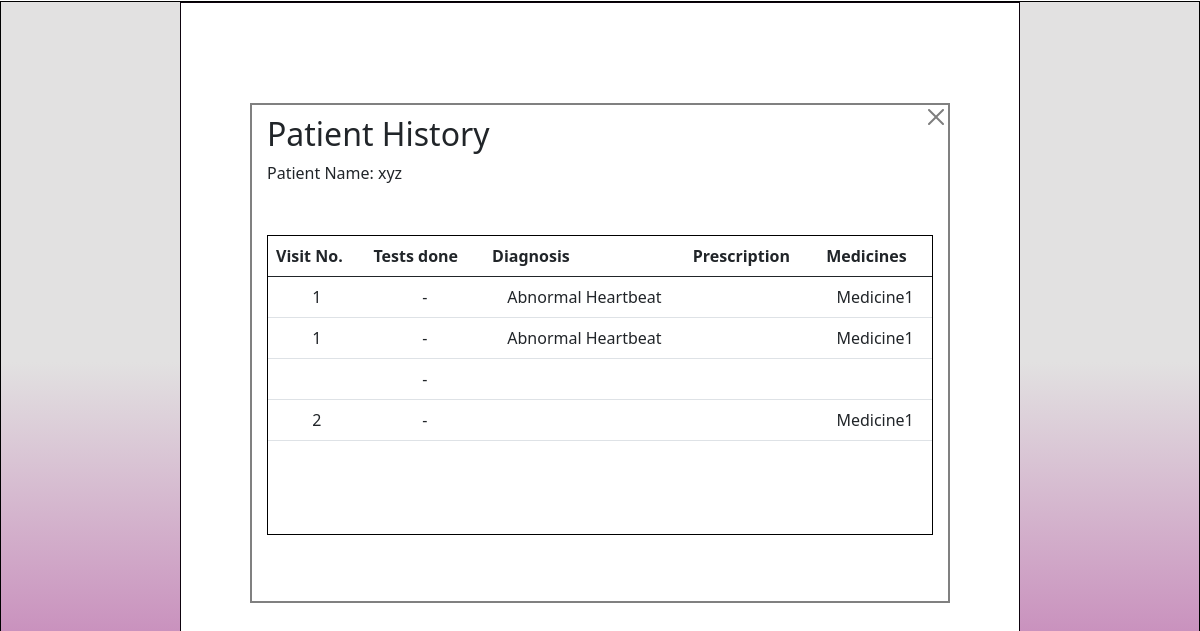
Screenshot of /view-history/3 with the database file from the repository.
### application/models.py (models this page shows)
class User(db.Model):
  id = db.Column(db.Integer, primary_key = True)
  username = db.Column(db.String(), unique = True, nullable = False)
  name = db.Column(db.String(), nullable = False)
  email = db.Column(db.String(), unique = True, nullable = False)
  password = db.Column(db.String(), nullable = False)
  gender = db.Column(db.String(), default="Not Defined")
  type = db.Column(db.String(), default="Patient")
  requests=db.relationship("Request", backref="user")

class History(db.Model):
  id = db.Column(db.Integer, primary_key=True)
  visitnum = db.Column(db.Integer(), default="-")
  testDone = db.Column(db.String(), default="-")
  diagnosis = db.Column(db.String(), default="-")
  medicine = db.Column(db.String(), default="-")
  prescription = db.Column(db.Text(), default="-")
  user_id = db.Column(db.Integer(), nullable=False)

### application/controllers.py (the view)
@app.route("/view-history/<int:user_id>")
def viewHistory(user_id):
  this_user = User.query.filter_by(id=user_id).first()
  user_his = History.query.filter_by(user_id=user_id).all()
  return render_template("/patient-history.html", user_his=user_his, this_user=this_user)

### Templates/patient-history.html (shortened to what this page needs)
<!DOCTYPE html>
<html lang="en">
<head>
  <link rel="stylesheet" href="/static/style.css">
  <link href="https://cdn.jsdelivr.net/npm/bootstrap@5.0.2/dist/css/bootstrap.min.css" rel="stylesheet">
</head>
<body>
  <div id="main">
    <div id="canvas">
      <div id="patient-history">
        <button type="button" class="btn-close" aria-label="Close" onclick="window.history.back()"></button>
        <div id="border">
          <h2>Patient History</h2>
        Patient Name: {{this_user.name}}
        </div>
        <div id="data">
          <table class="table">
            <thead>
              <tr>
                <th scope="col">Visit No.</th>
                <th scope="col">Tests done</th>
                <th scope="col">Diagnosis</th>
                <th scope="col">Prescription</th>
                <th scope="col">Medicines</th>
              </tr>
            </thead>
            <tbody>
              {% for history in user_his %}
              <tr>
                <td>{{history.visitnum}}</td>
                <td>{{history.testDone}}</td>
                <td>{{history.diagnosis}}</td>
                <td>{{history.prescription}}</td>
                <td>{{history.medicine}}</td>
              </tr>
              {% endfor %}
            </tbody>
          </table>
        </div>
      </div>
    </div>
  </div>
</body>
</html>

### static/style.css (style rules this page uses)
* { margin: 0px; }
#main { margin-top: 1px; border: 1px solid black; padding-top: 0px; background-color: #c177b2; background-image: linear-gradient(0deg, #c177b2 0%, #e2e1e1 50%); }
#canvas { margin:auto; height: 720px; width: 70vw; background-color: rgb(255, 255, 255); border: 1px solid rgb(13, 3, 13); }
#patient-history { border: 2px solid gray; width:700px; height:500px; margin: auto; margin-top: 100px; }

### Templates/patient-history.html (style rules this page uses)
#border { margin-left: 15px; margin-right: 15px; margin-bottom: 10px; margin-top: 10px; }
#data { border: 1px solid black; margin-left: 15px; margin-right: 15px; height: 300px; margin-top: 50px; overflow-y: auto; }
td { text-align: center; }
.btn-close { float: right; padding-top: 2px; padding-right: 2px; }

### rows the page displays
User: name "xyz"
History: visitnum "1", testDone "-", diagnosis "Abnormal Heartbeat", medicine "Medicine1"
History: visitnum "1", testDone "-", diagnosis "Abnormal Heartbeat", medicine "Medicine1"
History: testDone "-"
History: visitnum "2", testDone "-", medicine "Medicine1"
